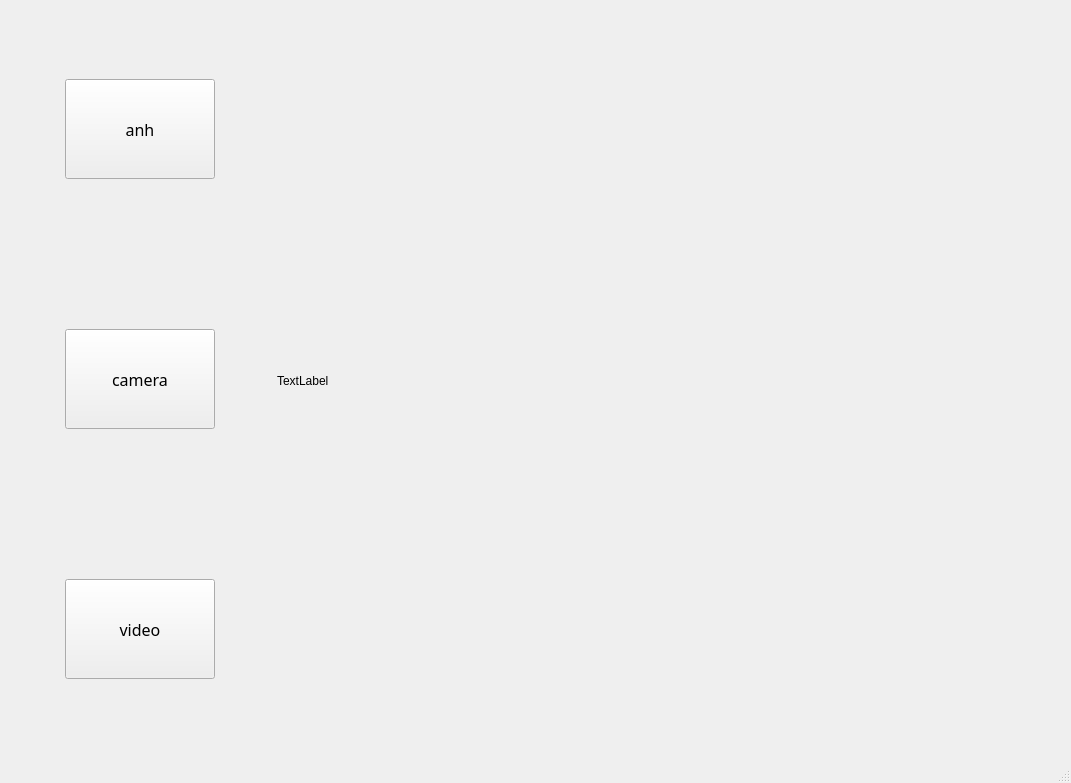
<?xml version="1.0" encoding="UTF-8"?>
<ui version="4.0">
 <class>MainWindow</class>
 <widget class="QMainWindow" name="MainWindow">
  <property name="geometry">
   <rect>
    <x>0</x>
    <y>0</y>
    <width>1071</width>
    <height>783</height>
   </rect>
  </property>
  <property name="windowTitle">
   <string>PyQt5+YOLOv5示例</string>
  </property>
  <widget class="QWidget" name="centralwidget">
   <layout class="QHBoxLayout" name="horizontalLayout_2">
    <item>
     <layout class="QHBoxLayout" name="horizontalLayout" stretch="1,3">
      <property name="sizeConstraint">
       <enum>QLayout::SetNoConstraint</enum>
      </property>
      <item>
       <layout class="QVBoxLayout" name="verticalLayout" stretch="0,0,1">
        <property name="spacing">
         <number>80</number>
        </property>
        <property name="rightMargin">
         <number>0</number>
        </property>
        <item alignment="Qt::AlignHCenter">
         <widget class="QPushButton" name="pushButton_img">
          <property name="sizePolicy">
           <sizepolicy hsizetype="Minimum" vsizetype="MinimumExpanding">
            <horstretch>0</horstretch>
            <verstretch>0</verstretch>
           </sizepolicy>
          </property>
          <property name="minimumSize">
           <size>
            <width>150</width>
            <height>100</height>
           </size>
          </property>
          <property name="maximumSize">
           <size>
            <width>150</width>
            <height>100</height>
           </size>
          </property>
          <property name="font">
           <font>
            <family>Agency FB</family>
            <pointsize>12</pointsize>
           </font>
          </property>
          <property name="text">
           <string>anh</string>
          </property>
         </widget>
        </item>
        <item alignment="Qt::AlignHCenter">
         <widget class="QPushButton" name="pushButton_camera">
          <property name="sizePolicy">
           <sizepolicy hsizetype="Minimum" vsizetype="Expanding">
            <horstretch>0</horstretch>
            <verstretch>0</verstretch>
           </sizepolicy>
          </property>
          <property name="minimumSize">
           <size>
            <width>150</width>
            <height>100</height>
           </size>
          </property>
          <property name="maximumSize">
           <size>
            <width>150</width>
            <height>100</height>
           </size>
          </property>
          <property name="font">
           <font>
            <family>Agency FB</family>
            <pointsize>12</pointsize>
           </font>
          </property>
          <property name="text">
           <string>camera</string>
          </property>
         </widget>
        </item>
        <item alignment="Qt::AlignHCenter">
         <widget class="QPushButton" name="pushButton_video">
          <property name="sizePolicy">
           <sizepolicy hsizetype="Minimum" vsizetype="Expanding">
            <horstretch>0</horstretch>
            <verstretch>0</verstretch>
           </sizepolicy>
          </property>
          <property name="minimumSize">
           <size>
            <width>150</width>
            <height>100</height>
           </size>
          </property>
          <property name="maximumSize">
           <size>
            <width>150</width>
            <height>100</height>
           </size>
          </property>
          <property name="font">
           <font>
            <family>Agency FB</family>
            <pointsize>12</pointsize>
           </font>
          </property>
          <property name="text">
           <string>video</string>
          </property>
         </widget>
        </item>
       </layout>
      </item>
      <item>
       <widget class="QLabel" name="label">
        <property name="text">
         <string>TextLabel</string>
        </property>
       </widget>
      </item>
     </layout>
    </item>
   </layout>
  </widget>
  <widget class="QMenuBar" name="menubar">
   <property name="geometry">
    <rect>
     <x>0</x>
     <y>0</y>
     <width>1071</width>
     <height>21</height>
    </rect>
   </property>
  </widget>
  <widget class="QStatusBar" name="statusbar"/>
 </widget>
 <resources/>
 <connections/>
</ui>
